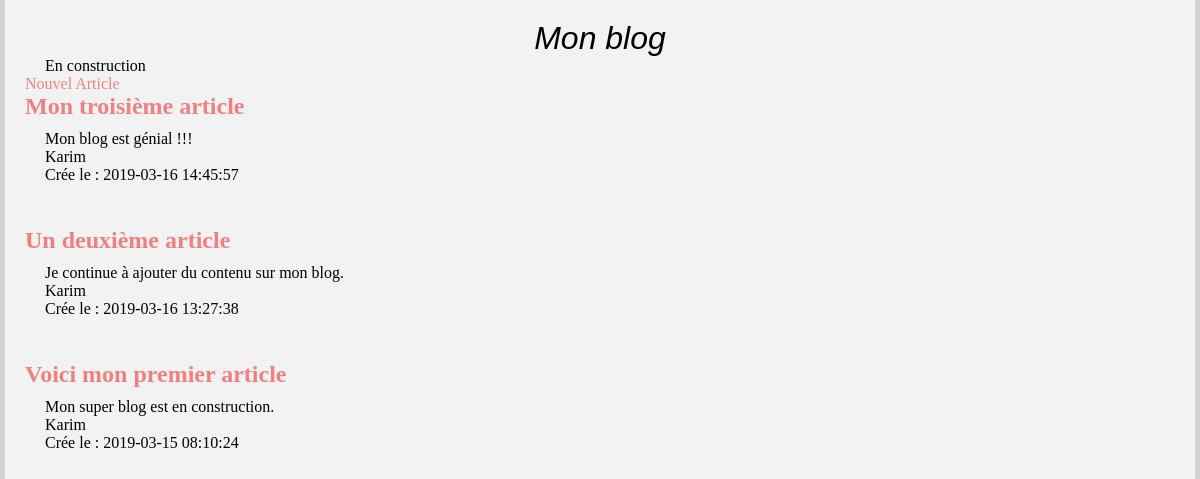
The page / on the database its author committed.
### tables this page shows
CREATE TABLE `article` (
    `id` int(11) NOT NULL,
    `title` varchar(100) NOT NULL,
    `content` text NOT NULL,
    `author` varchar(100) NOT NULL,
    `createdAt` datetime NOT NULL
);

### src/controller/FrontController.php (called while the page is built, shortened)
<?php
class FrontController extends Controller
{
    public function home()
    {
        $articles = $this->articleDAO->getArticles();
        $this->view->render('home', [
            'articles' => $articles
        ]);
    }
}

### public/index.php (called while the page is built, shortened)
<?php
$router = new App\config\Router();
$router->run();

### src/controller/Controller.php (called while the page is built, shortened)
<?php
abstract class Controller
{
    public function __construct()
    {
        $this->articleDAO = new ArticleDAO();
    }
}

### src/DAO/ArticleDAO.php (called while the page is built, shortened)
<?php
class ArticleDAO extends DAO
{
    public function getArticles()
    {
        $sql = 'SELECT id, title, content, author, createdAt FROM article ORDER BY id DESC';
        $result = $this->createQuery($sql);
        $articles = [];
        foreach ($result as $row) {
            $articleId = $row['id'];
            $articles[$articleId] = $this->buildObject($row);
        }
        return $articles;
    }
    private function buildObject($row)
    {
        $article = new Article();
        $article->setId($row['id']);
        $article->setTitle($row['title']);
        $article->setContent($row['content']);
        $article->setAuthor($row['author']);
        $article->setCreatedAt($row['createdAt']);
        return $article;
    }
}

### src/DAO/DAO.php (called while the page is built, shortened)
<?php
abstract class DAO
{
    private $PDOconnection;
    public function createQuery($sql, $parameters = null)
    {
        if ($parameters) {
            $result = $this->check_connection()->prepare($sql);
            $result->execute($parameters);
        } else {
            $result = $this->check_connection()->query($sql);
        }
        return $result;
    }
    private function check_connection()
    {
        if ($this->PDOconnection === null) {
            return $this->getConnection();
        }
        return $this->PDOconnection;
    }
    private function getConnection()
    {
        try {
            $PDOconnection = new PDO(DB_HOST, DB_USER, DB_PASS);
            $PDOconnection->setAttribute(PDO::ATTR_ERRMODE, PDO::ERRMODE_EXCEPTION);
            return $PDOconnection;
        } catch (Exception $errorConnection) {
            die('Erreur de connexion à la base de données : ' . $errorConnection->getMessage());
        }
    }
}

### src/model/Article.php (called while the page is built, shortened)
<?php
class Article
{
    private $id;
    private $title;
    private $content;
    private $author;
    private $createdAt;
    public function getId()
    {
        return $this->id;
    }
    public function setId($id)
    {
        $this->id = $id;
    }
    public function getTitle()
    {
        return $this->title;
    }
    public function setTitle($title)
    {
        $this->title = $title;
    }
    public function getContent()
    {
        return $this->content;
    }
    public function setContent($content)
    {
        $this->content = $content;
    }
    public function getAuthor()
    {
        return $this->author;
    }
    public function setAuthor($author)
    {
        $this->author = $author;
    }
    public function getCreatedAt()
    {
        return $this->createdAt;
    }
    public function setCreatedAt($createdAt)
    {
        $this->createdAt = $createdAt;
    }
}

### templates/home.php (the view, shortened to what this page needs)
<?php $this->title = "Accueil"; ?>
    <h1>Mon blog</h1>
    <p>En construction</p>
    <a href="../public/index.php?route=addArticle">Nouvel Article</a>
<?php
foreach ($articles as $article) {
    ?>
    <div>
        <h2>
            <a href="../public/index.php?route=article&articleId=<?= htmlspecialchars($article->getId()) ?>"><?= htmlspecialchars($article->getTitle()); ?></a>
        </h2>
        <p><?= nl2br(htmlspecialchars($article->getContent())); ?></p>
        <p><?= htmlspecialchars($article->getAuthor()); ?></p>
        <p>Crée le : <?= htmlspecialchars($article->getCreatedAt()); ?></p>
    </div>
    <br>
    <?php
}
?>

### templates/base.php (shortened to what this page needs)
<!doctype html>
<html lang="fr">
<head>
    <link rel="stylesheet" href="../public/css/style.css">
</head>
<body>
    <div id="content">
        <?= $content ?>
    </div>
</body>
</html>

### config/Router.php (shortened to what this page needs)
<?php
class Router
{
    private FrontController $frontController;
    private ErrorController $errorController;
    private BackController  $backController;
    private Request $request;
    public function __construct()
    {
        $this->request = new Request();
        $this->frontController = new FrontController();
        $this->errorController = new ErrorController();
        $this->backController = new BackController();
    }
    public function run()
    {
        $route = $this->request->getGet()->get('route');
        $articleId = $this->request->getGet()->get('articleId');
        $post = $this->request->getPost();
        try {
            if (isset($route)) {
                if ($route === 'article') {
                    $this->frontController->article($articleId);
                } else if ($route === 'addArticle') {
                    $this->backController->addArticle($post);
                } else if ($route === 'editArticle') {
                    $this->backController->editArticle($post, $articleId);
                } else if ($route === 'deleteArticle') {
                    $this->backController->deleteArticle($articleId);
                } else if ($route === 'addComment') {
                    $this->frontController->addComment($post, $articleId);
                } else if ($route === 'flagComment') {
                    $this->frontController->flagComment($this->request->getGet()->get('commentId'));
                } else if ($route === 'deleteComment') {
                    $this->backController->deleteComment($this->request->getGet()->get('commentId'));
                } else {
                    $this->errorController->errorNotFound();
                }
            } else {
                $this->frontController->home();
            }
        } catch (Exception $e) {
            $this->errorController->errorServer();
            echo $e->getMessage();
        }
    }
}

### src/model/View.php (shortened to what this page needs)
<?php
class View
{
    private string $title;
    public function render(string $template, $data = [])
    {
        $this->file = '../templates/' . $template . ".php";
        $content = $this->renderFile($this->file, $data);
        $view = $this->renderFile('../templates/base.php', [
            'title' => $this->title,
            'content' => $content
        ]);
        echo $view;
    }
    private function renderFile(string $file, array $data)
    {
        if (file_exists($file)) {
            extract($data);
            require $file;
            return ob_get_clean();
        }
    }
}

### public/css/style.css (style rules this page uses)
* { margin: 0; padding: 0; }
html { background-color: lightgray; }
body { max-width: 1150px; margin: 0 auto; background-color: #f2f2f2; padding: 20px; }
h1 { text-align: center; font-family: arial; font-weight: 400; font-size: 2em; font-style: italic; }
a { text-decoration: none; color: lightcoral }
div h2 { margin-bottom: 10px; }
div { margin-bottom: 25px; }
div p { padding-left: 20px; }

### rows shown on the page
article: title "Mon troisième article", content "Mon blog est génial !!!", author "Karim", createdAt "2019-03-16 14:45:57"
article: title "Un deuxième article", content "Je continue à ajouter du contenu sur mon blog.", author "Karim", createdAt "2019-03-16 13:27:38"
article: title "Voici mon premier article", content "Mon super blog est en construction.", author "Karim", createdAt "2019-03-15 08:10:24"
